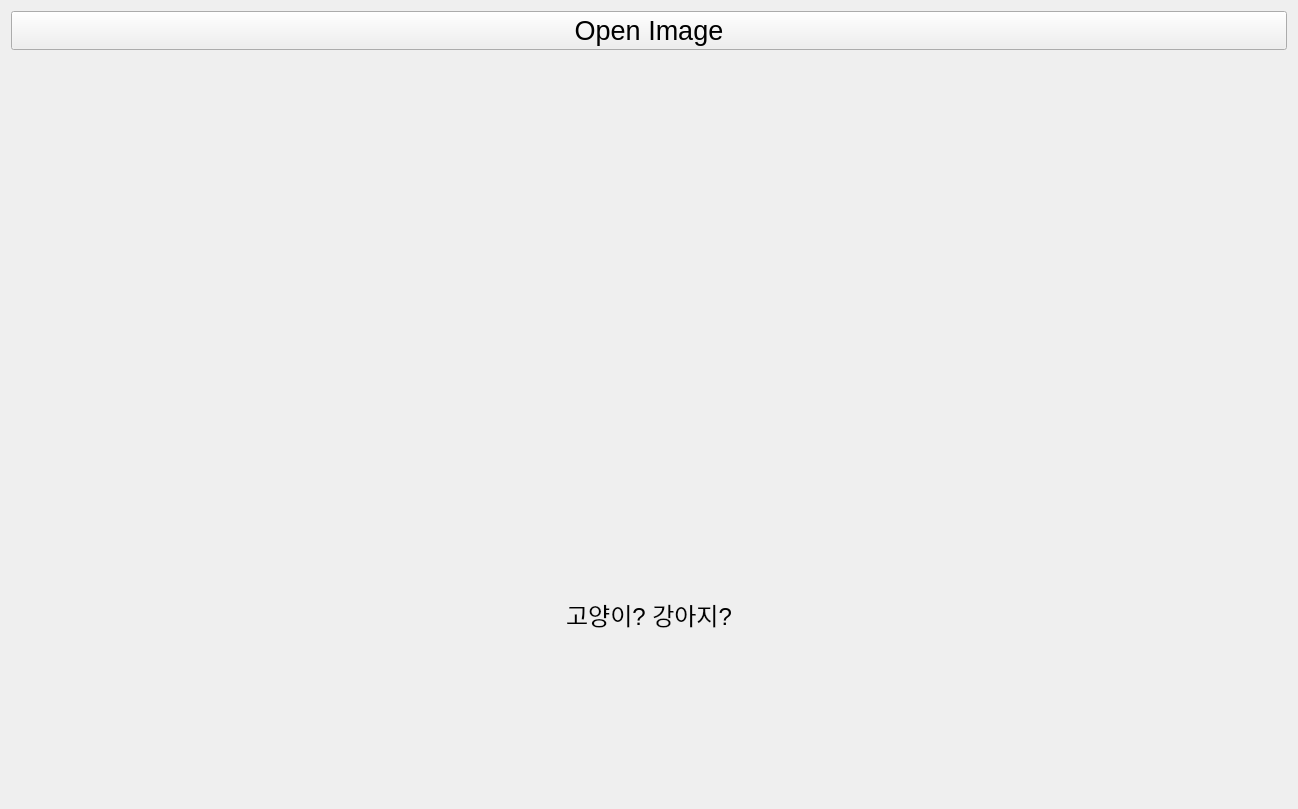
<?xml version="1.0" encoding="UTF-8"?>
<ui version="4.0">
 <class>Form</class>
 <widget class="QWidget" name="Form">
  <property name="geometry">
   <rect>
    <x>0</x>
    <y>0</y>
    <width>1298</width>
    <height>809</height>
   </rect>
  </property>
  <property name="windowTitle">
   <string>Form</string>
  </property>
  <layout class="QVBoxLayout" name="verticalLayout">
   <item>
    <widget class="QPushButton" name="btn_open">
     <property name="font">
      <font>
       <pointsize>20</pointsize>
      </font>
     </property>
     <property name="text">
      <string>Open Image</string>
     </property>
    </widget>
   </item>
   <item>
    <widget class="QLabel" name="lbl_image">
     <property name="text">
      <string/>
     </property>
     <property name="pixmap">
      <pixmap>../datasets/cat_dog/test01.jpg</pixmap>
     </property>
     <property name="scaledContents">
      <bool>true</bool>
     </property>
    </widget>
   </item>
   <item>
    <widget class="QLabel" name="lbl_result">
     <property name="font">
      <font>
       <pointsize>18</pointsize>
      </font>
     </property>
     <property name="text">
      <string>고양이? 강아지?</string>
     </property>
     <property name="alignment">
      <set>Qt::AlignCenter</set>
     </property>
    </widget>
   </item>
  </layout>
 </widget>
 <resources/>
 <connections/>
</ui>
